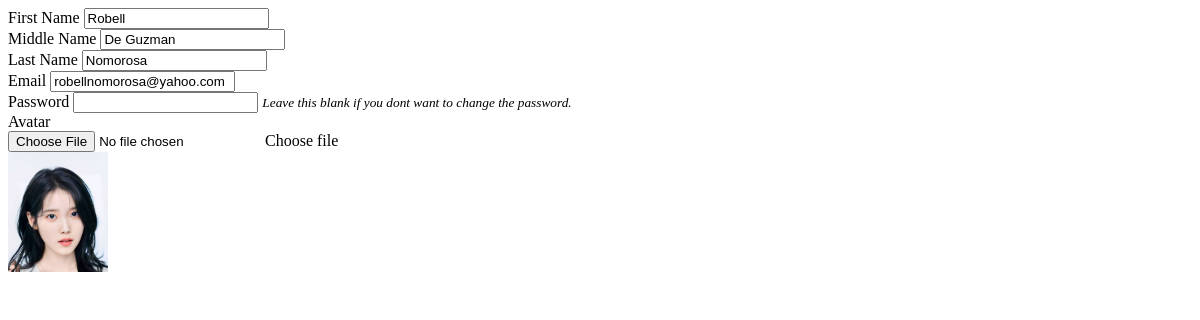
The app's page /manage_user.php?id=7, older data.
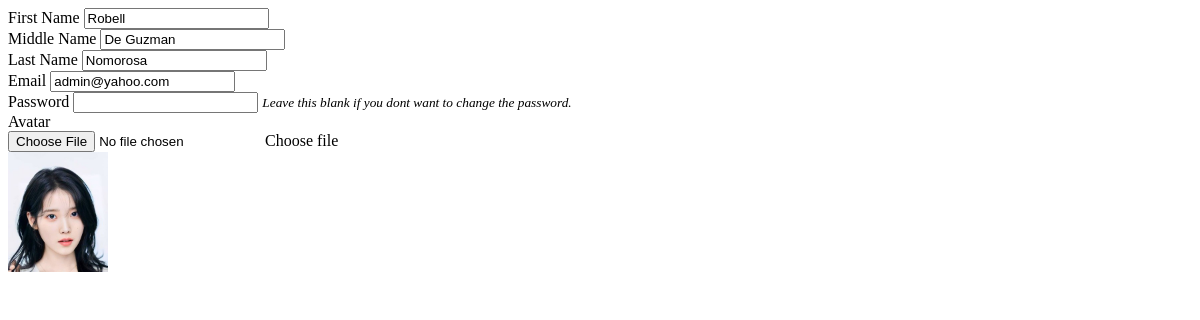
The same page, newer data.
### tables this page shows
CREATE TABLE `users` (
  `id` int(30) NOT NULL,
  `firstname` varchar(200) NOT NULL,
  `lastname` varchar(200) NOT NULL,
  `middlename` varchar(200) NOT NULL,
  `email` varchar(200) NOT NULL,
  `password` text NOT NULL,
  `type` tinyint(1) NOT NULL DEFAULT 2 COMMENT '1=Admin,2= users',
  `avatar` text NOT NULL,
  `date_created` datetime NOT NULL DEFAULT current_timestamp(),
  `token` varchar(65) NOT NULL,
  `token_expiration` datetime DEFAULT NULL
);

### manage_user.php (the view, shortened to what this page needs)
<?php
include('db_connect.php');
if(isset($_GET['id'])){
$user = $conn->query("SELECT * FROM users where id =".$_GET['id']);
foreach($user->fetch_array() as $k =>$v){
	$meta[$k] = $v;
}
}
?>
<div class="container-fluid">
	<form action="" id="manage-user">
		<div class="form-group">
			<label for="name">First Name</label>
			<input type="text" name="firstname" id="firstname" class="form-control" value="<?php echo isset($meta['firstname']) ? $meta['firstname']: '' ?>" required>
		</div>
		<div class="form-group">
			<label for="name">Middle Name</label>
			<input type="text" name="middlename" id="middlename" class="form-control" value="<?php echo isset($meta['middlename']) ? $meta['middlename']: '' ?>">
		</div>
		<div class="form-group">
			<label for="name">Last Name</label>
			<input type="text" name="lastname" id="lastname" class="form-control" value="<?php echo isset($meta['lastname']) ? $meta['lastname']: '' ?>" required>
		</div>
		<div class="form-group">
			<label for="username">Email</label>
			<input type="text" name="email" id="email" class="form-control" value="<?php echo isset($meta['email']) ? $meta['email']: '' ?>" required  autocomplete="off">
		</div>
		<div class="form-group">
			<label for="password">Password</label>
			<input type="password" name="password" id="password" class="form-control" value="" autocomplete="off">
			<small><i>Leave this blank if you dont want to change the password.</i></small>
		</div>
		<div class="form-group">
			<label for="" class="control-label">Avatar</label>
			<div class="custom-file">
	          <input type="file" class="custom-file-input" id="customFile" name="img" onchange="displayImg(this,$(this))">
	          <label class="custom-file-label" for="customFile">Choose file</label>
	        </div>
		</div>
		<div class="form-group d-flex justify-content-center">
			<img src="<?php echo isset($meta['avatar']) ? 'assets/uploads/'.$meta['avatar'] :'' ?>" alt="" id="cimg" class="img-fluid img-thumbnail">
		</div>
	</form>
</div>

### manage_user.php (style rules this page uses)
img#cimg { max-height: 15vh; }

Row changes from the older to the newer data that the page shows:
changed users "Robell": email "robellnomorosa@yahoo.com" → "admin@yahoo.com"
